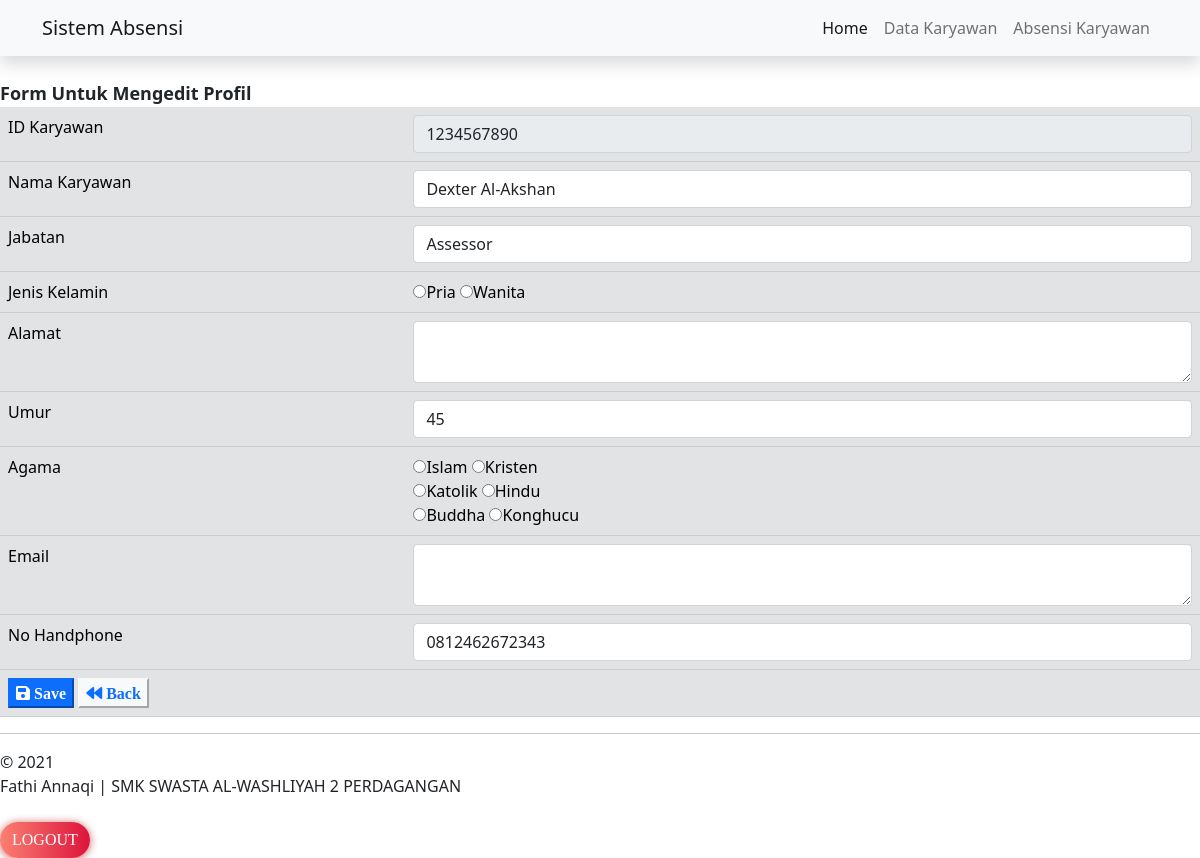
Page /user.php?page=karyawan&act=ubah&id=1234567890 (signed in) on the committed database.
### tables this page shows
CREATE TABLE `tabel_karyawan` (
  `id_karyawan` varchar(10) NOT NULL,
  `nama_karyawan` varchar(50) NOT NULL,
  `jabatan` varchar(50) NOT NULL,
  `jenis_kelamin` varchar(10) NOT NULL,
  `alamat` text NOT NULL,
  `umur` varchar(11) NOT NULL,
  `agama` varchar(20) NOT NULL,
  `email` text NOT NULL,
  `no_hp` varchar(15) NOT NULL
);

### Web/karyawan.php (the view, shortened to what this page needs)
<?php
	switch (@$_GET['act']) {
?>
<?php
		case 'ubah':
      $id = @$_GET['id'];
      $query = "SELECT * FROM tabel_karyawan WHERE id_karyawan = '$id'";
      $result = mysqli_query($koneksi, $query);
      while ($data = mysqli_fetch_array($result)) {
          $nama_karyawan = $data['nama_karyawan'];
          $jabatan = $data['jabatan'];
          $alamat = $data['alamat'];
          $umur = $data['umur'];
          $email = $data['email'];
          $no_hp = $data['no_hp'];
      }
?>
    <link rel="stylesheet" href="https://use.fontawesome.com/releases/v5.8.1/css/all.css">
    <div class="panel panel-default">
        <div class="panel-heading">
          <br>
          <font size="4"><b>Form Untuk Mengedit Profil</b></font>
        </div>
        <div class="panel-body">
          <form name="frmInput" method="POST" action="">
            <table class="table table-stripped table-secondary">
                <tr>
                  <td>ID Karyawan</td>
                  <td>
                    <input type="text" class="form-control" name="txtID" value="<?php echo $id; ?>" readonly>
                  </td>
                </tr>
                <tr>
                  <td>Nama Karyawan</td>
                  <td>
                    <input type="text" class="form-control" name="txtNama" value="<?php echo $nama_karyawan; ?>" required>
                  </td>
                </tr>
                <tr>
                  <td>Jabatan</td>
                  <td>
                    <input type="text" name="txtJabatan"  class="form-control" value="<?php echo $jabatan; ?>" required>
                  </td>
                </tr>
                <tr>
                  <td>Jenis Kelamin</td>
                  <td>
                      <input type="radio" name="txtJK" value="Pria" required>Pria
                      <input type="radio" name="txtJK" value="Wanita" required>Wanita
                  </td>
                </tr>
                <tr>
                  <td>Alamat</td>
                  <td>
                    <textarea class="form-control" name="txtAlamat" value="<?php echo $alamat; ?>"></textarea>
                  </td>
                </tr>
                <tr>
                  <td>Umur</td>
                  <td>
                    <input type="number" class="form-control" name="numUmur" value="<?php echo $umur; ?>" required>
                  </td>
                </tr>
                <tr>
                  <td>Agama</td>
                  <td>
                    <input type="radio" name="txtAgama" value="Islam" required>Islam
                    <input type="radio" name="txtAgama" value="Kristen" required>Kristen
                    <br>
                    <input type="radio" name="txtAgama" value="Katolik" required>Katolik
                    <input type="radio" name="txtAgama" value="Hindu" required>Hindu
                    <br>
                    <input type="radio" name="txtAgama" value="Buddha" required>Buddha
                    <input type="radio" name="txtAgama" value="Konghucu" required>Konghucu
                  </td>
                </tr>
                <tr>
                  <td>Email</td>
                  <td>
                    <textarea class="form-control" name="txtEmail" value="<?php echo $email; ?>"></textarea>
                  </td>
                </tr>
                <tr>
                  <td>No Handphone</td>
                  <td>
                    <input type="text" class="form-control" name="txtNo" value="<?php echo $no_hp; ?>" required>
                  </td>
                </tr>
                <tr>
                  <td colspan="2">
                    <button type="submit" class="btn-primary" name="btnEdit">
                        <i class="fas fa-save">
                            <h7>Save</h7>
                        </i>
                    </button>
                    <button type="button" class="btn-light" name="btnReset">
                        <a href="?page=karyawan">
                        <i class="fas fa-backward">
                          <h7>Back</h7>
                        </i>
                    </button>
                  </td>
                </tr>
            </table>
        </form>
        </div>
    </div>
<?php
			break;
	}
?>

### rows in the picture
tabel_karyawan: txtNama "Dexter Al-Akshan", txtJabatan "Assessor", numUmur "45", txtNo "0812462672343"
